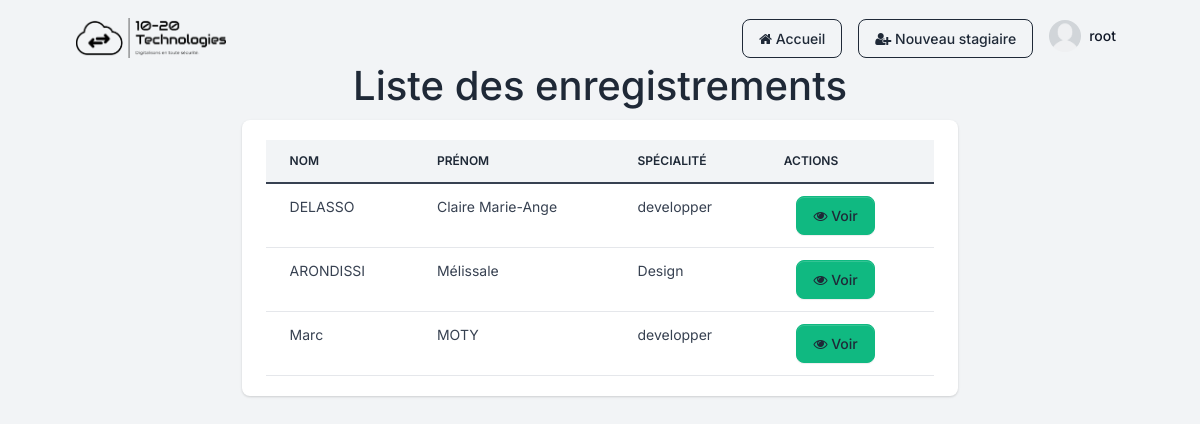
/home/ (signed in), run on an earlier commit of the app's database.
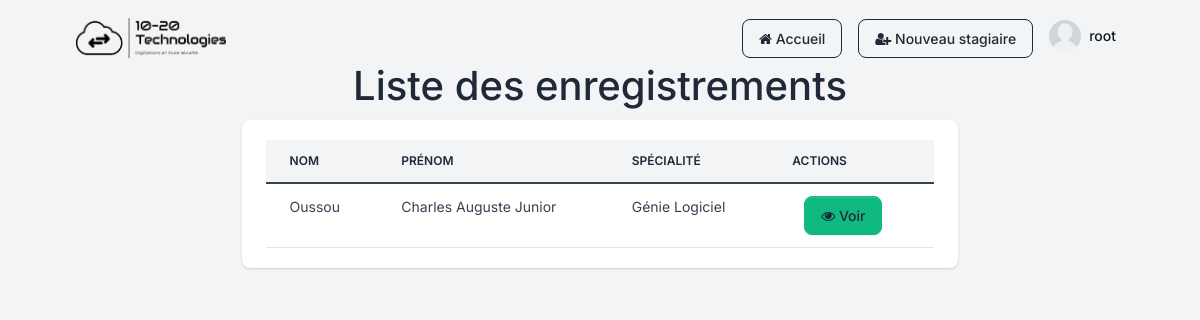
And on a later commit of the database.
### stagiaire_app/models.py (models this page shows)
class User(AbstractUser):
    post = models.fields.CharField(max_length=20)
    """ email = models.EmailField(unique=True)
    username = email
    USERNAME_FIELD = 'email'"""
    REQUIRED_FIELDS = ('email','first_name', 'last_name', 'post')

class StagiaireInfo(models.Model):
    last_name = models.CharField(max_length=50 ) # nom
    first_name = models.CharField(max_length=70) # prénom
    birthday = models.DateField() # la date de naissance
    phone = models.CharField(max_length=10) # le numéro de téléphone
    emergency_phone = models.CharField(max_length=10) # le numéro de téléphone en cas d'urgence
    email = models.EmailField(max_length=100) # l'adresse mail
    specialite = models.ForeignKey(Specialite, on_delete=models.CASCADE) # la spécialité (clé étrangère venant de la table Specialite)
    cv = models.FileField(max_length=50, null=True) # le cv (un fichier)
    diplome = models.FileField(max_length=50, null=True) # le diplôme (un fichier)
    created_at = models.DateTimeField(auto_now_add=True)

class Specialite(models.Model):
    nom = models.fields.CharField(max_length=30)
    def __str__(self) -> str:
        return self.nom

### stagiaire_app/views.py (the view)
# urls.py: 2. Add a URL to urlpatterns:  path('', views.home, name='home')
@login_required
def home(request):
    stagiaires = models.StagiaireInfo.objects.all()
    context={'stagiaires': stagiaires}
    return render(request, 'stagiaire_app/home.html', context=context)

### stagiaire_app/templates/stagiaire_app/home.html (shortened to what this page needs)
{% extends 'base.html' %}
{% block content %}
<main class="content">
		<div class="container">
	<h1 class="d-flex align-items-center justify-content-center">Liste des enregistrements</h1>
</div>
<div class="card border-0 shadow mb-4">
                <div class="card-body">
                    <div class="table-responsive">
                        <table class="table table-centered table-nowrap mb-0 rounded">
                            <thead class="thead-light">
                                <tr>
                                    <th class="border-0">Nom</th>
                                    <th class="border-0">Prénom</th>
                                    <th class="border-0">Spécialité</th>
									<th class="border-0">Actions</th>
                                </tr>
                            </thead>
                            <tbody>
								{% for stagiaire in stagiaires %}
                                <tr>
                                    <td>
                                        {{ stagiaire.last_name }}
                                    </td>
                                    <td>
										{{ stagiaire.first_name }}
                                    </td>
                                    <td>
										{{ stagiaire.specialite }}
                                    </td>
									<td>
                                        <div class="row">
                                            <div class="col-12">
                                                <div class="card border-0">
                                                    <div class="col-lg-4">
                                                        <a href="{% url 'view_profil' stagiaire.id %}" type="button" class="btn btn-block btn-success mb-0" data-bs-toggle="modal" data-bs-target="#modal-default-{{ stagiaire.id }}"><i class="fa fa-eye"></i>&nbsp;Voir</a>
                                                    </div>
                                                </div>
                                            </div>
                                        </div>
                                    </td>
								</tr>
								{% endfor %}
                            </tbody>
                        </table>
                    </div>
                </div>
            </div>
        </main>
{% endblock %}

### templates/base.html (shortened to what this page needs)
{%  load static %}
<!DOCTYPE html>
<html>
	<head>
		<link type="text/css" href="{% static 'assets/vendor/sweetalert2/dist/sweetalert2.min.css'%}" rel="stylesheet">
		<link type="text/css" href="{% static 'assets/vendor/notyf/notyf.min.css'%}" rel="stylesheet">
		<link type="text/css" href="{% static 'assets/css/volt.css'%}" rel="stylesheet">
    <link rel="stylesheet" href="{% static 'assets/font-awesome/css/font-awesome.css'%}">
	</head>
	<body>
        <main class="content">
    <nav class="navtop">
        <nav class="navbar navbar-top navbar-expand navbar-dashboard navbar-dark ps-0 pe-2 pb-0">
            <div class="container-fluid px-0">
              <div class="d-flex justify-content-between w-100" id="navbarSupportedContent">
                <div class="d-flex align-items-center">
                   <div class="input-group input-group-merge search-bar">
                    <a href="{% url 'home' %}"><img class="navbar-brand-dark"  alt="Image placeholder" src=" ../../../static/images/woc.png" width="150" height="40"></a>
          </div>
                </div>
                <ul class="navbar-nav align-items-center">
                    <li class="nav-item dropdown">
                        <a>
                            <a href="{% url 'home' %}" class="btn btn-outline-primary"><i class="fa fa-home"></i>&nbsp;Accueil</a>
                        </a>
                      </li>
                      <li class="nav-item dropdown ms-lg-3">
                        <a>
                            <a href="{% url 'stagiaire_create' %}" class="btn btn-outline-primary"><i class="fa fa-user-plus"></i>&nbsp;Nouveau stagiaire</a>
                        </a>
                      </li>
                  <li class="nav-item dropdown ms-lg-3">
                    <a class="nav-link dropdown-toggle pt-1 px-0" href="#" role="button" data-bs-toggle="dropdown" aria-expanded="false">
                      <div class="media d-flex align-items-center">
                        <img class="avatar rounded-circle" alt="Image placeholder" src="{% static 'images/avatar.png'%}">
                        <div class="media-body ms-2 text-dark align-items-center d-none d-lg-block">
                          <span class="mb-0 font-small fw-bold text-gray-900">{{ user.username }}</span>
                        </div>
                      </div>
                    </a>
                  </li>
                </ul>
              </div>
            </div>
          </nav>
{% block content %} {% endblock %}
</main>
</body>
</html>

What changed in the data, as far as the page shows it:
removed StagiaireInfo: last_name "DELASSO", first_name "Claire Marie-Ange", specialite "developper"
removed StagiaireInfo: last_name "ARONDISSI", first_name "Mélissale", specialite "Design"
removed StagiaireInfo: last_name "Marc", first_name "MOTY", specialite "developper"
added StagiaireInfo: last_name "Oussou", first_name "Charles Auguste Junior", specialite "Génie Logiciel"
